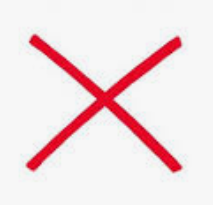
#> input picture test/stroke_gen/red_x.png, 213 x 205 px
$ python image_to_strokes.py
#> lines starting #> are read from the running program, lines starting #| are printed output that depends on the picture; after the words box and inside, x2 and y2 are one past the last pixel; in counts of white or black regions, pixels touching at a corner belong together
import cv2
import numpy as np

class ImageToStrokesVisualizer:
    def __init__(self, image_path="red_x.png", target_size=500, debug_size=600):
        self.image_path = image_path
        self.target_size = target_size  # Maps image to (-500, -500)
        self.debug_size = debug_size  # Fixed debug window size

    def load_image(self):
        """Loads image and applies edge detection."""
        image = cv2.imread(self.image_path, cv2.IMREAD_GRAYSCALE)
        if image is None:
            raise FileNotFoundError(f"Could not load image: {self.image_path}")

        self.image_height, self.image_width = image.shape[:2]

        edges = cv2.Canny(image, 80, 180)  # Simple edge detection
        cv2.imshow("Simplified Edges", edges)
        return edges

    def detect_lines(self, edges):
        """Detects lines using Hough Transform."""
        lines = cv2.HoughLinesP(edges, 1, np.pi / 180, 100, minLineLength=50, maxLineGap=10)
        if lines is None:
            print("\n[INFO] No lines detected in the image.")
            return []
        return lines

    def map_coordinates(self, x, y):
        """Maps image coordinates to robot workspace (-500, -500)."""
        x_mapped = -((x / self.image_width) * self.target_size)
        y_mapped = -((y / self.image_height) * self.target_size)
        return int(x_mapped), int(y_mapped)

    def normalize_for_debug(self, x, y):
        """Centers strokes inside the debug window."""
        x_debug = int(((x + self.target_size / 2) / self.target_size) * self.debug_size)
        y_debug = int(((y + self.target_size / 2) / self.target_size) * self.debug_size)
        return x_debug, y_debug

    def bezier_curve(self, p0, p1, p2, num_points=10):
        """Generates a Quadratic Bezier Curve."""
        t_vals = np.linspace(0, 1, num_points)
        return [
            (
                int((1 - t) ** 2 * p0[0] + 2 * (1 - t) * t * p1[0] + t ** 2 * p2[0]),
                int((1 - t) ** 2 * p0[1] + 2 * (1 - t) * t * p1[1] + t ** 2 * p2[1])
            )
            for t in t_vals
        ]

    def extract_strokes(self, lines):
        """Converts detected lines into accurate stroke commands."""
        stroke_commands = []

        # ✅ Fix: Properly check if `lines` is empty
        if lines is not None and len(lines) > 0:
            print("\n[INFO] Generated Strokes:")
            for line in lines:
                x1, y1, x2, y2 = line[0]

                x1, y1 = self.map_coordinates(x1, y1)
                x2, y2 = self.map_coordinates(x2, y2)

                length = np.sqrt((x2 - x1) ** 2 + (y2 - y1) ** 2)

                if length > 100:
                    mid_x, mid_y = (x1 + x2) // 2, (y1 + y2) // 2
                    control_x, control_y = mid_x, mid_y - 30
                    bezier_points = self.bezier_curve((x1, y1), (control_x, control_y), (x2, y2))

                    for i in range(len(bezier_points) - 1):
                        x_start, y_start = bezier_points[i]
                        x_end, y_end = bezier_points[i + 1]
                        stroke = f"line, {x_start}, {y_start}, {x_end}, {y_end}, 100"
                        stroke_commands.append(stroke)
                        print(stroke)
                else:
                    stroke = f"line, {x1}, {y1}, {x2}, {y2}, 100"
                    stroke_commands.append(stroke)
                    print(stroke)
        else:
            print("\n[INFO] No strokes were generated. Check image quality.")

        with open("strokes.txt", "w") as f:
            for stroke in stroke_commands:
                f.write(stroke + "\n")

        return stroke_commands


    def draw_strokes(self, lines):
        """Creates a blank canvas and overlays the detected strokes."""
        stroke_canvas = np.ones((self.debug_size, self.debug_size, 3), dtype=np.uint8) * 255  # White canvas

        # ✅ Fix: Properly check if `lines` is empty
        if lines is not None and len(lines) > 0:
            for line in lines:
                x1, y1, x2, y2 = line[0]

                x1, y1 = self.map_coordinates(x1, y1)
                x2, y2 = self.map_coordinates(x2, y2)

                x1_disp, y1_disp = self.normalize_for_debug(x1, y1)
                x2_disp, y2_disp = self.normalize_for_debug(x2, y2)

                if np.sqrt((x2 - x1) ** 2 + (y2 - y1) ** 2) > 100:
                    control_x, control_y = (x1 + x2) // 2, (y1 + y2) // 2 - 30
                    bezier_points = self.bezier_curve((x1_disp, y1_disp), (control_x, control_y), (x2_disp, y2_disp))

                    for i in range(len(bezier_points) - 1):
                        cv2.line(stroke_canvas, bezier_points[i], bezier_points[i + 1], (0, 255, 0), 2)
                else:
                    cv2.line(stroke_canvas, (x1_disp, y1_disp), (x2_disp, y2_disp), (0, 0, 255), 2)
        else:
            print("\n[INFO] No strokes to draw. Skipping visualization.")

        return stroke_canvas


    def process_image(self):
        """Processes the image and displays detected edges and strokes."""
        edges = self.load_image()
#> in load_image, `image = cv2.imread(self.image_path, cv2.IMREAD_GRAYSCALE)`:
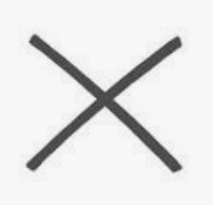
#> image: shape (205, 213); min 58, max 247, mean 229.8
#> in load_image, `edges = cv2.Canny(image, 80, 180)`:
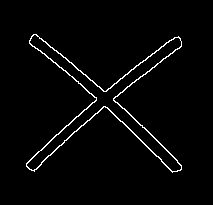
#> edges: shape (205, 213); 2.5% white in thin lines or dots, all inside (x1, y1, x2, y2) = (26, 34, 182, 173)
        lines = self.detect_lines(edges)
#> in detect_lines, `lines = cv2.HoughLinesP(edges, 1, np.pi / 180, 100, minLineLength=50, ..`: lines = [[31, 158, 114, 83]]
#> lines = [[31, 158, 114, 83]]
        self.extract_strokes(lines)
#> the loop in extract_strokes, `for line in lines:` made 1 pass
#> (line, x1, y1, x2, y2, length) on pass 1: ([[31, 158, 114, 83]], -72, -385, -267, -202, 267.4)
#| line, -72, -385, -93, -370, 100
#| line, -93, -370, -115, -354, 100
#| line, -115, -354, -137, -337, 100
#| line, -137, -337, -158, -318, 100
#| line, -158, -318, -180, -298, 100
#| line, -180, -298, -202, -276, 100
#| line, -202, -276, -223, -253, 100
#| line, -223, -253, -245, -228, 100
#| line, -245, -228, -267, -202, 100
#> after the loop in extract_strokes, `for line in lines:`: stroke_commands = 9 items
#> the loop in extract_strokes, `for stroke in stroke_commands:` made 9 passes
#> stroke on passes 1 to 9: 'line, -72, -385, -93, -370, 100', 'line, -93, -370, -115, -354, 100', 'line, -115, -354, -137, -337, 100', 'line, -137, -337, -158, -318, 100', 'line, -158, -318, -180, -298, 100', 'line, -180, -298, -202, -276, 100', 'line, -202, -276, -223, -253, 100', 'line, -223, -253, -245, -228, 100', 'line, -245, -228, -267, -202, 100'
        strokes_image = self.draw_strokes(lines)
#> the loop in draw_strokes, `for line in lines:` made 1 pass
#> (line, x1, y1, x2, y2) on pass 1: ([[31, 158, 114, 83]], -72, -385, -267, -202)
#> after the loop in draw_strokes, `for line in lines:`: stroke_canvas: shape (600, 600, 3); every value is 255

        cv2.imshow("Detected Strokes (Centered)", strokes_image)
        print("\n[INFO] Press 'q' to close the windows.")

        while True:
            if cv2.waitKey(1) & 0xFF == ord('q'):
#> (key q is pressed here)
                break

        cv2.destroyAllWindows()

if __name__ == "__main__":
    visualizer = ImageToStrokesVisualizer("red_x.png")
    visualizer.process_image()
